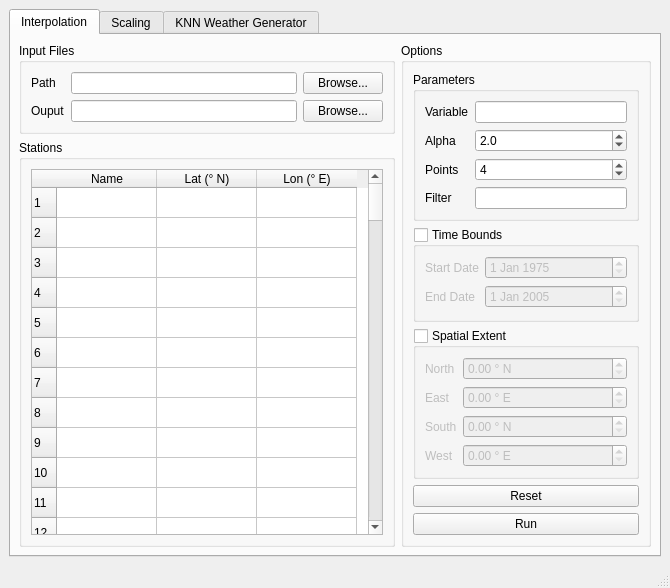
<?xml version="1.0" encoding="UTF-8"?>
<ui version="4.0">
 <class>MainWindow</class>
 <widget class="QMainWindow" name="MainWindow">
  <property name="geometry">
   <rect>
    <x>0</x>
    <y>0</y>
    <width>670</width>
    <height>542</height>
   </rect>
  </property>
  <property name="minimumSize">
   <size>
    <width>0</width>
    <height>0</height>
   </size>
  </property>
  <property name="maximumSize">
   <size>
    <width>1000</width>
    <height>1000</height>
   </size>
  </property>
  <property name="windowTitle">
   <string>GCM Processing</string>
  </property>
  <property name="layoutDirection">
   <enum>Qt::LeftToRight</enum>
  </property>
  <widget class="QWidget" name="centralwidget">
   <layout class="QHBoxLayout" name="horizontalLayout_3">
    <item>
     <widget class="QTabWidget" name="tabWidget">
      <property name="currentIndex">
       <number>0</number>
      </property>
      <widget class="QWidget" name="tab">
       <attribute name="title">
        <string>Interpolation</string>
       </attribute>
       <layout class="QHBoxLayout" name="horizontalLayout_2">
        <property name="leftMargin">
         <number>8</number>
        </property>
        <property name="topMargin">
         <number>8</number>
        </property>
        <property name="rightMargin">
         <number>8</number>
        </property>
        <property name="bottomMargin">
         <number>8</number>
        </property>
        <item>
         <layout class="QVBoxLayout" name="verticalLayout_8">
          <item>
           <widget class="QGroupBox" name="filesGroupBox">
            <property name="title">
             <string>Input Files</string>
            </property>
            <layout class="QVBoxLayout" name="verticalLayout_7">
             <item>
              <layout class="QHBoxLayout" name="horizontalLayout">
               <item>
                <layout class="QFormLayout" name="formLayout_4">
                 <item row="0" column="0">
                  <widget class="QLabel" name="label">
                   <property name="text">
                    <string>Path</string>
                   </property>
                  </widget>
                 </item>
                 <item row="0" column="1">
                  <widget class="QLineEdit" name="pathLineEdit"/>
                 </item>
                 <item row="1" column="0">
                  <widget class="QLabel" name="outputLabel">
                   <property name="text">
                    <string>Ouput</string>
                   </property>
                  </widget>
                 </item>
                 <item row="1" column="1">
                  <widget class="QLineEdit" name="outputLineEdit"/>
                 </item>
                </layout>
               </item>
               <item>
                <layout class="QVBoxLayout" name="verticalLayout_2">
                 <item>
                  <widget class="QPushButton" name="browseBtn">
                   <property name="text">
                    <string>Browse...</string>
                   </property>
                  </widget>
                 </item>
                 <item>
                  <widget class="QPushButton" name="outBrowseBtn">
                   <property name="text">
                    <string>Browse...</string>
                   </property>
                  </widget>
                 </item>
                </layout>
               </item>
              </layout>
             </item>
            </layout>
           </widget>
          </item>
          <item>
           <widget class="QGroupBox" name="groupBox">
            <property name="title">
             <string>Stations</string>
            </property>
            <layout class="QVBoxLayout" name="verticalLayout">
             <item>
              <widget class="PastableTableWidget" name="stationTable">
               <property name="sizePolicy">
                <sizepolicy hsizetype="Expanding" vsizetype="Expanding">
                 <horstretch>0</horstretch>
                 <verstretch>0</verstretch>
                </sizepolicy>
               </property>
               <property name="autoFillBackground">
                <bool>false</bool>
               </property>
               <property name="frameShape">
                <enum>QFrame::StyledPanel</enum>
               </property>
               <property name="frameShadow">
                <enum>QFrame::Sunken</enum>
               </property>
               <property name="gridStyle">
                <enum>Qt::SolidLine</enum>
               </property>
               <property name="sortingEnabled">
                <bool>false</bool>
               </property>
               <property name="rowCount">
                <number>100</number>
               </property>
               <attribute name="horizontalHeaderVisible">
                <bool>true</bool>
               </attribute>
               <attribute name="horizontalHeaderCascadingSectionResizes">
                <bool>true</bool>
               </attribute>
               <attribute name="horizontalHeaderShowSortIndicator" stdset="0">
                <bool>false</bool>
               </attribute>
               <attribute name="horizontalHeaderStretchLastSection">
                <bool>false</bool>
               </attribute>
               <attribute name="verticalHeaderVisible">
                <bool>true</bool>
               </attribute>
               <attribute name="verticalHeaderCascadingSectionResizes">
                <bool>false</bool>
               </attribute>
               <attribute name="verticalHeaderStretchLastSection">
                <bool>false</bool>
               </attribute>
               <row/>
               <row/>
               <row/>
               <row/>
               <row/>
               <row/>
               <row/>
               <row/>
               <row/>
               <row/>
               <row/>
               <row/>
               <row/>
               <row/>
               <row/>
               <row/>
               <row/>
               <row/>
               <row/>
               <row/>
               <row/>
               <row/>
               <row/>
               <row/>
               <row/>
               <row/>
               <row/>
               <row/>
               <row/>
               <row/>
               <row/>
               <row/>
               <row/>
               <row/>
               <row/>
               <row/>
               <row/>
               <row/>
               <row/>
               <row/>
               <row/>
               <row/>
               <row/>
               <row/>
               <row/>
               <row/>
               <row/>
               <row/>
               <row/>
               <row/>
               <row/>
               <row/>
               <row/>
               <row/>
               <row/>
               <row/>
               <row/>
               <row/>
               <row/>
               <row/>
               <row/>
               <row/>
               <row/>
               <row/>
               <row/>
               <row/>
               <row/>
               <row/>
               <row/>
               <row/>
               <row/>
               <row/>
               <row/>
               <row/>
               <row/>
               <row/>
               <row/>
               <row/>
               <row/>
               <row/>
               <row/>
               <row/>
               <row/>
               <row/>
               <row/>
               <row/>
               <row/>
               <row/>
               <row/>
               <row/>
               <row/>
               <row/>
               <row/>
               <row/>
               <row/>
               <row/>
               <row/>
               <row/>
               <row/>
               <row/>
               <column>
                <property name="text">
                 <string>Name</string>
                </property>
                <property name="font">
                 <font>
                  <weight>50</weight>
                  <bold>false</bold>
                 </font>
                </property>
               </column>
               <column>
                <property name="text">
                 <string>Lat (° N)</string>
                </property>
               </column>
               <column>
                <property name="text">
                 <string>Lon (° E)</string>
                </property>
               </column>
              </widget>
             </item>
            </layout>
           </widget>
          </item>
         </layout>
        </item>
        <item>
         <widget class="QGroupBox" name="optionsGroupBox">
          <property name="sizePolicy">
           <sizepolicy hsizetype="Fixed" vsizetype="Preferred">
            <horstretch>0</horstretch>
            <verstretch>0</verstretch>
           </sizepolicy>
          </property>
          <property name="minimumSize">
           <size>
            <width>250</width>
            <height>0</height>
           </size>
          </property>
          <property name="title">
           <string>Options</string>
          </property>
          <layout class="QVBoxLayout" name="verticalLayout_6">
           <item>
            <widget class="QGroupBox" name="groupBox_4">
             <property name="title">
              <string>Parameters</string>
             </property>
             <layout class="QVBoxLayout" name="verticalLayout_5">
              <item>
               <layout class="QFormLayout" name="formLayout_3">
                <item row="0" column="0">
                 <widget class="QLabel" name="variableLabel">
                  <property name="text">
                   <string>Variable</string>
                  </property>
                 </widget>
                </item>
                <item row="0" column="1">
                 <widget class="QLineEdit" name="varEdit">
                  <property name="placeholderText">
                   <string extracomment="fda"/>
                  </property>
                  <property name="clearButtonEnabled">
                   <bool>false</bool>
                  </property>
                 </widget>
                </item>
                <item row="1" column="0">
                 <widget class="QLabel" name="alphaLabel">
                  <property name="text">
                   <string>Alpha</string>
                  </property>
                 </widget>
                </item>
                <item row="1" column="1">
                 <widget class="QDoubleSpinBox" name="alphaSpin">
                  <property name="accelerated">
                   <bool>false</bool>
                  </property>
                  <property name="showGroupSeparator" stdset="0">
                   <bool>false</bool>
                  </property>
                  <property name="decimals">
                   <number>1</number>
                  </property>
                  <property name="minimum">
                   <double>1.000000000000000</double>
                  </property>
                  <property name="maximum">
                   <double>10.000000000000000</double>
                  </property>
                  <property name="value">
                   <double>2.000000000000000</double>
                  </property>
                 </widget>
                </item>
                <item row="2" column="0">
                 <widget class="QLabel" name="pointsLabel">
                  <property name="text">
                   <string>Points</string>
                  </property>
                 </widget>
                </item>
                <item row="2" column="1">
                 <widget class="QSpinBox" name="pointsSpin">
                  <property name="minimum">
                   <number>2</number>
                  </property>
                  <property name="maximum">
                   <number>10</number>
                  </property>
                  <property name="value">
                   <number>4</number>
                  </property>
                 </widget>
                </item>
                <item row="3" column="0">
                 <widget class="QLabel" name="label_2">
                  <property name="text">
                   <string>Filter</string>
                  </property>
                 </widget>
                </item>
                <item row="3" column="1">
                 <widget class="QLineEdit" name="extraLineEdit"/>
                </item>
               </layout>
              </item>
             </layout>
            </widget>
           </item>
           <item>
            <widget class="QGroupBox" name="timeGroupBox">
             <property name="title">
              <string>Time Bounds</string>
             </property>
             <property name="checkable">
              <bool>true</bool>
             </property>
             <property name="checked">
              <bool>false</bool>
             </property>
             <layout class="QVBoxLayout" name="verticalLayout_3">
              <item>
               <layout class="QFormLayout" name="formLayout">
                <item row="0" column="0">
                 <widget class="QLabel" name="startLabel">
                  <property name="text">
                   <string>Start Date</string>
                  </property>
                 </widget>
                </item>
                <item row="0" column="1">
                 <widget class="QDateEdit" name="startDateEdit">
                  <property name="time">
                   <time>
                    <hour>12</hour>
                    <minute>0</minute>
                    <second>0</second>
                   </time>
                  </property>
                  <property name="calendarPopup">
                   <bool>false</bool>
                  </property>
                  <property name="date">
                   <date>
                    <year>1975</year>
                    <month>1</month>
                    <day>1</day>
                   </date>
                  </property>
                 </widget>
                </item>
                <item row="1" column="0">
                 <widget class="QLabel" name="endLabel">
                  <property name="text">
                   <string>End Date</string>
                  </property>
                 </widget>
                </item>
                <item row="1" column="1">
                 <widget class="QDateEdit" name="endDateEdit">
                  <property name="time">
                   <time>
                    <hour>12</hour>
                    <minute>0</minute>
                    <second>0</second>
                   </time>
                  </property>
                  <property name="calendarPopup">
                   <bool>false</bool>
                  </property>
                  <property name="date">
                   <date>
                    <year>2005</year>
                    <month>1</month>
                    <day>1</day>
                   </date>
                  </property>
                 </widget>
                </item>
               </layout>
              </item>
             </layout>
            </widget>
           </item>
           <item>
            <widget class="QGroupBox" name="spatialGroupBox">
             <property name="title">
              <string>Spatial Extent</string>
             </property>
             <property name="checkable">
              <bool>true</bool>
             </property>
             <property name="checked">
              <bool>false</bool>
             </property>
             <layout class="QVBoxLayout" name="verticalLayout_4">
              <item>
               <layout class="QFormLayout" name="formLayout_2">
                <item row="0" column="0">
                 <widget class="QLabel" name="northLabel">
                  <property name="text">
                   <string>North</string>
                  </property>
                 </widget>
                </item>
                <item row="0" column="1">
                 <widget class="QDoubleSpinBox" name="northSpin">
                  <property name="prefix">
                   <string/>
                  </property>
                  <property name="suffix">
                   <string> ° N</string>
                  </property>
                 </widget>
                </item>
                <item row="1" column="0">
                 <widget class="QLabel" name="eastLabel">
                  <property name="text">
                   <string>East</string>
                  </property>
                 </widget>
                </item>
                <item row="1" column="1">
                 <widget class="QDoubleSpinBox" name="eastSpin">
                  <property name="suffix">
                   <string> ° E</string>
                  </property>
                 </widget>
                </item>
                <item row="2" column="0">
                 <widget class="QLabel" name="southLabel">
                  <property name="text">
                   <string>South</string>
                  </property>
                 </widget>
                </item>
                <item row="2" column="1">
                 <widget class="QDoubleSpinBox" name="southSpin">
                  <property name="suffix">
                   <string> ° N</string>
                  </property>
                 </widget>
                </item>
                <item row="3" column="0">
                 <widget class="QLabel" name="westLabel">
                  <property name="text">
                   <string>West</string>
                  </property>
                 </widget>
                </item>
                <item row="3" column="1">
                 <widget class="QDoubleSpinBox" name="westSpin">
                  <property name="suffix">
                   <string> ° E</string>
                  </property>
                 </widget>
                </item>
               </layout>
              </item>
             </layout>
            </widget>
           </item>
           <item>
            <widget class="QPushButton" name="resetBtn">
             <property name="text">
              <string>Reset</string>
             </property>
            </widget>
           </item>
           <item>
            <widget class="QPushButton" name="runBtn">
             <property name="text">
              <string>Run</string>
             </property>
            </widget>
           </item>
          </layout>
         </widget>
        </item>
       </layout>
      </widget>
      <widget class="QWidget" name="tab_2">
       <attribute name="title">
        <string>Scaling</string>
       </attribute>
       <layout class="QVBoxLayout" name="verticalLayout_15">
        <property name="leftMargin">
         <number>8</number>
        </property>
        <property name="topMargin">
         <number>8</number>
        </property>
        <property name="rightMargin">
         <number>8</number>
        </property>
        <property name="bottomMargin">
         <number>8</number>
        </property>
        <item>
         <layout class="QVBoxLayout" name="verticalLayout_12">
          <item>
           <widget class="QGroupBox" name="inputFilesGroupBox">
            <property name="title">
             <string>Input Files</string>
            </property>
            <layout class="QVBoxLayout" name="verticalLayout_10">
             <item>
              <layout class="QGridLayout" name="gridLayout">
               <item row="0" column="0">
                <widget class="QLabel" name="cfmVarNameLabel">
                 <property name="text">
                  <string>Variable Name</string>
                 </property>
                </widget>
               </item>
               <item row="0" column="1">
                <widget class="QLineEdit" name="cfmVarNameEdit"/>
               </item>
               <item row="1" column="0">
                <widget class="QLabel" name="observedFileLabel">
                 <property name="text">
                  <string>Observed File</string>
                 </property>
                </widget>
               </item>
               <item row="1" column="1">
                <widget class="QLineEdit" name="observedFileEdit"/>
               </item>
               <item row="1" column="2">
                <widget class="QPushButton" name="observedFileBrowse">
                 <property name="text">
                  <string>Browse...</string>
                 </property>
                </widget>
               </item>
               <item row="2" column="0">
                <widget class="QLabel" name="historicalFileLabel">
                 <property name="text">
                  <string>Historical GCM File</string>
                 </property>
                </widget>
               </item>
               <item row="2" column="1">
                <widget class="QLineEdit" name="historicalFileEdit"/>
               </item>
               <item row="2" column="2">
                <widget class="QPushButton" name="historicalFileBrowse">
                 <property name="text">
                  <string>Browse...</string>
                 </property>
                </widget>
               </item>
               <item row="3" column="0">
                <widget class="QLabel" name="futureFileLabel">
                 <property name="text">
                  <string>Future GCM File</string>
                 </property>
                </widget>
               </item>
               <item row="3" column="1">
                <widget class="QLineEdit" name="futureFileEdit"/>
               </item>
               <item row="3" column="2">
                <widget class="QPushButton" name="futureFileBrowse">
                 <property name="text">
                  <string>Browse...</string>
                 </property>
                </widget>
               </item>
               <item row="4" column="0">
                <widget class="QLabel" name="outputPathLabel">
                 <property name="text">
                  <string>Output Path</string>
                 </property>
                </widget>
               </item>
               <item row="4" column="1">
                <widget class="QLineEdit" name="outLineEdit"/>
               </item>
               <item row="4" column="2">
                <widget class="QPushButton" name="outBrowse">
                 <property name="text">
                  <string>Browse...</string>
                 </property>
                </widget>
               </item>
              </layout>
             </item>
            </layout>
           </widget>
          </item>
          <item>
           <layout class="QHBoxLayout" name="horizontalLayout_5">
            <item>
             <widget class="QGroupBox" name="optionsGroupBox_2">
              <property name="title">
               <string>Options</string>
              </property>
              <layout class="QVBoxLayout" name="verticalLayout_9">
               <item>
                <layout class="QGridLayout" name="gridLayout_2">
                 <item row="0" column="0">
                  <widget class="QLabel" name="scalingLabel">
                   <property name="text">
                    <string>Scaling Method</string>
                   </property>
                  </widget>
                 </item>
                 <item row="0" column="1">
                  <widget class="QComboBox" name="scalingComboBox">
                   <item>
                    <property name="text">
                     <string>Additive</string>
                    </property>
                   </item>
                   <item>
                    <property name="text">
                     <string>Multiplicative</string>
                    </property>
                   </item>
                  </widget>
                 </item>
                 <item row="1" column="0">
                  <widget class="QLabel" name="label_5">
                   <property name="text">
                    <string>Bins</string>
                   </property>
                  </widget>
                 </item>
                 <item row="1" column="1">
                  <widget class="QSpinBox" name="binsSpinBox">
                   <property name="minimum">
                    <number>2</number>
                   </property>
                   <property name="maximum">
                    <number>100</number>
                   </property>
                   <property name="value">
                    <number>25</number>
                   </property>
                  </widget>
                 </item>
                </layout>
               </item>
              </layout>
             </widget>
            </item>
            <item>
             <spacer name="horizontalSpacer">
              <property name="orientation">
               <enum>Qt::Horizontal</enum>
              </property>
              <property name="sizeHint" stdset="0">
               <size>
                <width>40</width>
                <height>20</height>
               </size>
              </property>
             </spacer>
            </item>
            <item>
             <layout class="QVBoxLayout" name="verticalLayout_11">
              <item>
               <widget class="QPushButton" name="cfmResetBtn">
                <property name="text">
                 <string>Reset</string>
                </property>
               </widget>
              </item>
              <item>
               <widget class="QPushButton" name="runButton">
                <property name="maximumSize">
                 <size>
                  <width>100</width>
                  <height>16777215</height>
                 </size>
                </property>
                <property name="text">
                 <string>Run</string>
                </property>
               </widget>
              </item>
             </layout>
            </item>
           </layout>
          </item>
          <item>
           <spacer name="verticalSpacer">
            <property name="orientation">
             <enum>Qt::Vertical</enum>
            </property>
            <property name="sizeHint" stdset="0">
             <size>
              <width>20</width>
              <height>40</height>
             </size>
            </property>
           </spacer>
          </item>
         </layout>
        </item>
       </layout>
      </widget>
      <widget class="QWidget" name="tab_3">
       <attribute name="title">
        <string>KNN Weather Generator</string>
       </attribute>
       <layout class="QVBoxLayout" name="verticalLayout_14">
        <property name="leftMargin">
         <number>8</number>
        </property>
        <property name="topMargin">
         <number>8</number>
        </property>
        <property name="rightMargin">
         <number>8</number>
        </property>
        <property name="bottomMargin">
         <number>8</number>
        </property>
        <item>
         <layout class="QVBoxLayout" name="verticalLayout_13">
          <item>
           <widget class="QGroupBox" name="groupBox_3">
            <property name="title">
             <string>Add Variables</string>
            </property>
            <layout class="QVBoxLayout" name="verticalLayout_27">
             <item>
              <layout class="QGridLayout" name="gridLayout_5">
               <item row="1" column="3" colspan="2">
                <spacer name="horizontalSpacer_2">
                 <property name="orientation">
                  <enum>Qt::Horizontal</enum>
                 </property>
                 <property name="sizeHint" stdset="0">
                  <size>
                   <width>358</width>
                   <height>20</height>
                  </size>
                 </property>
                </spacer>
               </item>
               <item row="3" column="4">
                <widget class="QPushButton" name="knnAddFile">
                 <property name="text">
                  <string>Add</string>
                 </property>
                </widget>
               </item>
               <item row="2" column="2" colspan="3">
                <spacer name="horizontalSpacer_3">
                 <property name="orientation">
                  <enum>Qt::Horizontal</enum>
                 </property>
                 <property name="sizeHint" stdset="0">
                  <size>
                   <width>408</width>
                   <height>20</height>
                  </size>
                 </property>
                </spacer>
               </item>
               <item row="0" column="0">
                <widget class="QLabel" name="inputFileLabel">
                 <property name="text">
                  <string>Input File</string>
                 </property>
                </widget>
               </item>
               <item row="0" column="4">
                <widget class="QPushButton" name="knnBrowse">
                 <property name="sizePolicy">
                  <sizepolicy hsizetype="Fixed" vsizetype="Fixed">
                   <horstretch>0</horstretch>
                   <verstretch>0</verstretch>
                  </sizepolicy>
                 </property>
                 <property name="text">
                  <string>Browse...</string>
                 </property>
                </widget>
               </item>
               <item row="1" column="1" colspan="2">
                <widget class="QLineEdit" name="knnVarNameEdit"/>
               </item>
               <item row="2" column="0">
                <widget class="QLabel" name="perturbationLabel">
                 <property name="text">
                  <string>Perturbation</string>
                 </property>
                </widget>
               </item>
               <item row="3" column="0" colspan="4">
                <spacer name="horizontalSpacer_17">
                 <property name="orientation">
                  <enum>Qt::Horizontal</enum>
                 </property>
                 <property name="sizeHint" stdset="0">
                  <size>
                   <width>488</width>
                   <height>20</height>
                  </size>
                 </property>
                </spacer>
               </item>
               <item row="0" column="1" colspan="3">
                <widget class="QLineEdit" name="knnInputEdit"/>
               </item>
               <item row="1" column="0">
                <widget class="QLabel" name="varNameLabel">
                 <property name="text">
                  <string>Variable Name</string>
                 </property>
                </widget>
               </item>
               <item row="2" column="1">
                <widget class="QComboBox" name="knnPerturbation">
                 <item>
                  <property name="text">
                   <string>(0) None</string>
                  </property>
                 </item>
                 <item>
                  <property name="text">
                   <string>(1) Normal</string>
                  </property>
                 </item>
                 <item>
                  <property name="text">
                   <string>(2) Log-Normal</string>
                  </property>
                 </item>
                </widget>
               </item>
              </layout>
             </item>
            </layout>
            <zorder></zorder>
           </widget>
          </item>
          <item>
           <layout class="QHBoxLayout" name="horizontalLayout_11">
            <item>
             <widget class="QGroupBox" name="groupBox_7">
              <property name="title">
               <string>Current Variables</string>
              </property>
              <layout class="QVBoxLayout" name="verticalLayout_31">
               <item>
                <layout class="QVBoxLayout" name="verticalLayout_30">
                 <item>
                  <widget class="QTableWidget" name="knnTableWidget">
                   <property name="editTriggers">
                    <set>QAbstractItemView::NoEditTriggers</set>
                   </property>
                   <property name="selectionMode">
                    <enum>QAbstractItemView::SingleSelection</enum>
                   </property>
                   <property name="selectionBehavior">
                    <enum>QAbstractItemView::SelectRows</enum>
                   </property>
                   <property name="rowCount">
                    <number>0</number>
                   </property>
                   <attribute name="horizontalHeaderVisible">
                    <bool>false</bool>
                   </attribute>
                   <attribute name="horizontalHeaderCascadingSectionResizes">
                    <bool>false</bool>
                   </attribute>
                   <attribute name="verticalHeaderVisible">
                    <bool>false</bool>
                   </attribute>
                   <attribute name="verticalHeaderCascadingSectionResizes">
                    <bool>false</bool>
                   </attribute>
                   <column>
                    <property name="text">
                     <string>Variable Name</string>
                    </property>
                   </column>
                   <column>
                    <property name="text">
                     <string>File</string>
                    </property>
                   </column>
                   <column>
                    <property name="text">
                     <string>Perturbation</string>
                    </property>
                   </column>
                  </widget>
                 </item>
                 <item>
                  <layout class="QHBoxLayout" name="horizontalLayout_10">
                   <item>
                    <spacer name="horizontalSpacer_4">
                     <property name="orientation">
                      <enum>Qt::Horizontal</enum>
                     </property>
                     <property name="sizeHint" stdset="0">
                      <size>
                       <width>40</width>
                       <height>20</height>
                      </size>
                     </property>
                    </spacer>
                   </item>
                   <item>
                    <widget class="QPushButton" name="knnRemoveFile">
                     <property name="text">
                      <string>Remove</string>
                     </property>
                    </widget>
                   </item>
                  </layout>
                 </item>
                </layout>
               </item>
              </layout>
             </widget>
            </item>
            <item>
             <widget class="QGroupBox" name="groupBox_6">
              <property name="title">
               <string>Options</string>
              </property>
              <layout class="QFormLayout" name="formLayout_9">
               <item row="0" column="0">
                <widget class="QLabel" name="windowLabel">
                 <property name="text">
                  <string>Window Size</string>
                 </property>
                </widget>
               </item>
               <item row="0" column="1">
                <widget class="QSpinBox" name="windowSpin">
                 <property name="readOnly">
                  <bool>false</bool>
                 </property>
                 <property name="suffix">
                  <string> days</string>
                 </property>
                 <property name="prefix">
                  <string/>
                 </property>
                 <property name="minimum">
                  <number>4</number>
                 </property>
                 <property name="maximum">
                  <number>30</number>
                 </property>
                 <property name="singleStep">
                  <number>2</number>
                 </property>
                 <property name="value">
                  <number>14</number>
                 </property>
                </widget>
               </item>
               <item row="1" column="0">
                <widget class="QLabel" name="lambdaLabel">
                 <property name="text">
                  <string>Lambda</string>
                 </property>
                </widget>
               </item>
               <item row="1" column="1">
                <widget class="QDoubleSpinBox" name="lambdaSpin">
                 <property name="maximum">
                  <double>1.000000000000000</double>
                 </property>
                 <property name="singleStep">
                  <double>0.100000000000000</double>
                 </property>
                 <property name="value">
                  <double>0.900000000000000</double>
                 </property>
                </widget>
               </item>
               <item row="2" column="0">
                <widget class="QLabel" name="replicationsLabel">
                 <property name="text">
                  <string>Replications</string>
                 </property>
                </widget>
               </item>
               <item row="2" column="1">
                <widget class="QSpinBox" name="replicationsSpin">
                 <property name="minimum">
                  <number>1</number>
                 </property>
                 <property name="maximum">
                  <number>20</number>
                 </property>
                 <property name="value">
                  <number>5</number>
                 </property>
                </widget>
               </item>
               <item row="3" column="0">
                <widget class="QLabel" name="blockSizeLabel">
                 <property name="text">
                  <string>Block Size</string>
                 </property>
                </widget>
               </item>
               <item row="3" column="1">
                <widget class="QSpinBox" name="blockSizeSpin">
                 <property name="minimum">
                  <number>1</number>
                 </property>
                 <property name="maximum">
                  <number>30</number>
                 </property>
                 <property name="value">
                  <number>10</number>
                 </property>
                </widget>
               </item>
              </layout>
             </widget>
            </item>
           </layout>
          </item>
          <item>
           <layout class="QGridLayout" name="gridLayout_3">
            <item row="0" column="0" colspan="3">
             <spacer name="horizontalSpacer_5">
              <property name="orientation">
               <enum>Qt::Horizontal</enum>
              </property>
              <property name="sizeHint" stdset="0">
               <size>
                <width>518</width>
                <height>20</height>
               </size>
              </property>
             </spacer>
            </item>
            <item row="0" column="3">
             <widget class="QPushButton" name="knnResetInput">
              <property name="text">
               <string>Reset</string>
              </property>
             </widget>
            </item>
            <item row="1" column="0">
             <widget class="QLabel" name="knnOutputPathLabel">
              <property name="text">
               <string>Output Path</string>
              </property>
             </widget>
            </item>
            <item row="1" column="1">
             <widget class="QLineEdit" name="knnOutputLineEdit"/>
            </item>
            <item row="1" column="2">
             <widget class="QPushButton" name="knnOutputBrowse">
              <property name="text">
               <string>Browse...</string>
              </property>
             </widget>
            </item>
            <item row="1" column="3">
             <widget class="QPushButton" name="knnRun">
              <property name="text">
               <string>Run</string>
              </property>
             </widget>
            </item>
           </layout>
          </item>
         </layout>
        </item>
       </layout>
      </widget>
     </widget>
    </item>
   </layout>
  </widget>
  <widget class="QStatusBar" name="statusBar"/>
 </widget>
 <customwidgets>
  <customwidget>
   <class>PastableTableWidget</class>
   <extends>QTableWidget</extends>
   <header location="global">/run_idw/</header>
  </customwidget>
 </customwidgets>
 <tabstops>
  <tabstop>pathLineEdit</tabstop>
  <tabstop>browseBtn</tabstop>
  <tabstop>outputLineEdit</tabstop>
  <tabstop>outBrowseBtn</tabstop>
  <tabstop>stationTable</tabstop>
  <tabstop>varEdit</tabstop>
  <tabstop>alphaSpin</tabstop>
  <tabstop>pointsSpin</tabstop>
  <tabstop>extraLineEdit</tabstop>
  <tabstop>timeGroupBox</tabstop>
  <tabstop>startDateEdit</tabstop>
  <tabstop>endDateEdit</tabstop>
  <tabstop>spatialGroupBox</tabstop>
  <tabstop>northSpin</tabstop>
  <tabstop>eastSpin</tabstop>
  <tabstop>southSpin</tabstop>
  <tabstop>westSpin</tabstop>
  <tabstop>resetBtn</tabstop>
  <tabstop>runBtn</tabstop>
  <tabstop>tabWidget</tabstop>
  <tabstop>cfmVarNameEdit</tabstop>
  <tabstop>observedFileEdit</tabstop>
  <tabstop>observedFileBrowse</tabstop>
  <tabstop>historicalFileEdit</tabstop>
  <tabstop>historicalFileBrowse</tabstop>
  <tabstop>futureFileEdit</tabstop>
  <tabstop>futureFileBrowse</tabstop>
  <tabstop>outLineEdit</tabstop>
  <tabstop>outBrowse</tabstop>
  <tabstop>scalingComboBox</tabstop>
  <tabstop>binsSpinBox</tabstop>
  <tabstop>cfmResetBtn</tabstop>
  <tabstop>runButton</tabstop>
  <tabstop>knnInputEdit</tabstop>
  <tabstop>knnBrowse</tabstop>
  <tabstop>knnVarNameEdit</tabstop>
  <tabstop>knnPerturbation</tabstop>
  <tabstop>knnAddFile</tabstop>
  <tabstop>knnTableWidget</tabstop>
  <tabstop>knnRemoveFile</tabstop>
  <tabstop>windowSpin</tabstop>
  <tabstop>lambdaSpin</tabstop>
  <tabstop>replicationsSpin</tabstop>
  <tabstop>blockSizeSpin</tabstop>
  <tabstop>knnOutputLineEdit</tabstop>
  <tabstop>knnOutputBrowse</tabstop>
  <tabstop>knnResetInput</tabstop>
  <tabstop>knnRun</tabstop>
 </tabstops>
 <resources/>
 <connections/>
</ui>
